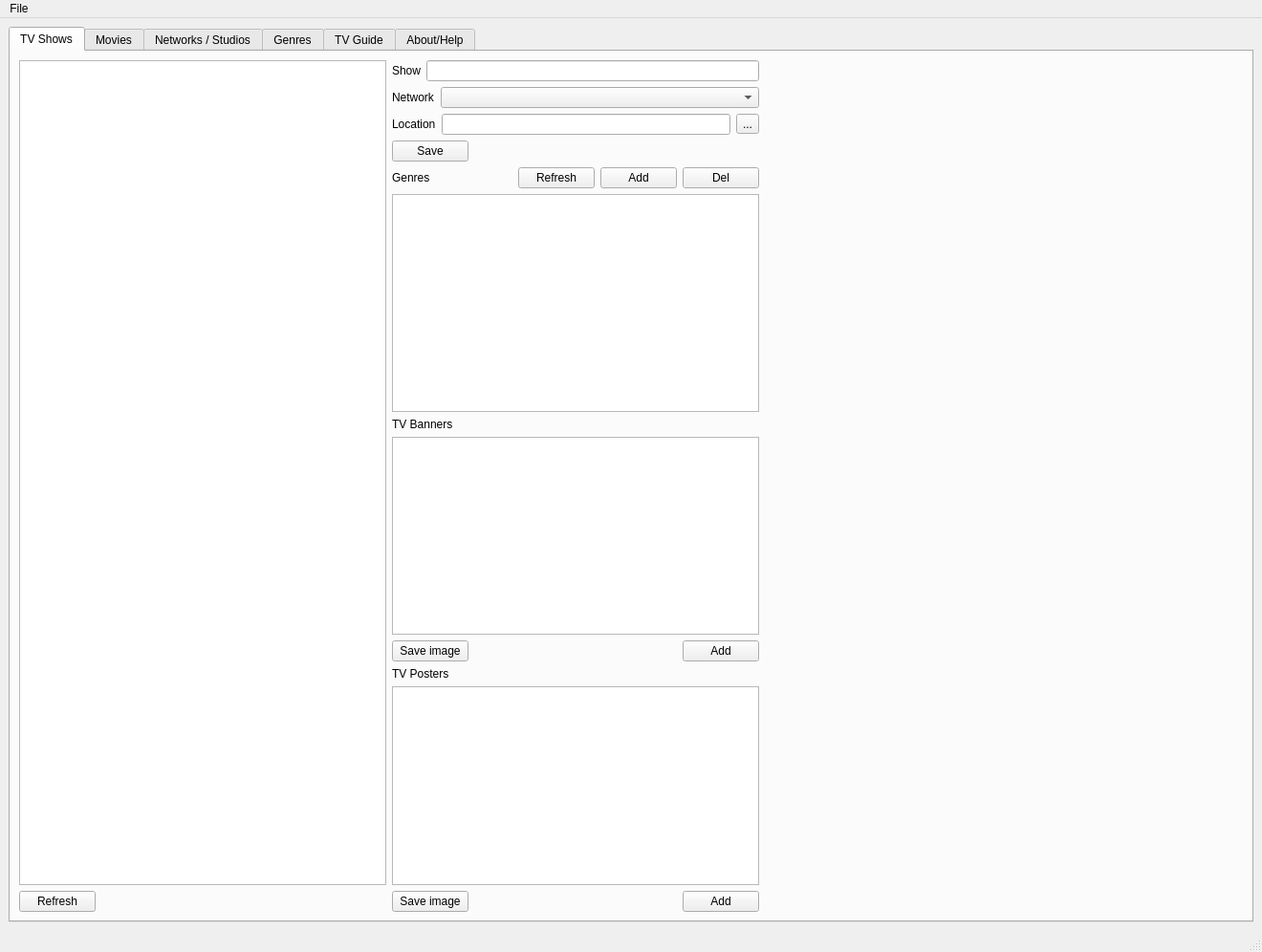
<?xml version="1.0" encoding="UTF-8"?>
<ui version="4.0">
 <class>MainWindow</class>
 <widget class="QMainWindow" name="MainWindow">
  <property name="geometry">
   <rect>
    <x>0</x>
    <y>0</y>
    <width>1320</width>
    <height>996</height>
   </rect>
  </property>
  <property name="windowTitle">
   <string>MainWindow</string>
  </property>
  <widget class="QWidget" name="centralwidget">
   <layout class="QHBoxLayout" name="horizontalLayout">
    <item>
     <widget class="QTabWidget" name="tabWidget">
      <property name="currentIndex">
       <number>0</number>
      </property>
      <widget class="QWidget" name="TVShowsTab">
       <attribute name="title">
        <string>TV Shows</string>
       </attribute>
       <layout class="QHBoxLayout" name="horizontalLayout_2">
        <item>
         <layout class="QVBoxLayout" name="ShowListLayout">
          <item>
           <widget class="QListWidget" name="ShowListWidget"/>
          </item>
          <item>
           <layout class="QHBoxLayout" name="ShowListRefreshLayout">
            <item>
             <widget class="QPushButton" name="ShowListRefreshButton">
              <property name="text">
               <string>Refresh</string>
              </property>
             </widget>
            </item>
            <item>
             <spacer name="ShowListRefreshSpacer">
              <property name="orientation">
               <enum>Qt::Horizontal</enum>
              </property>
              <property name="sizeHint" stdset="0">
               <size>
                <width>40</width>
                <height>20</height>
               </size>
              </property>
             </spacer>
            </item>
           </layout>
          </item>
         </layout>
        </item>
        <item>
         <layout class="QVBoxLayout" name="middleLayout">
          <item>
           <layout class="QHBoxLayout" name="ShowLayout">
            <item>
             <widget class="QLabel" name="label_3">
              <property name="text">
               <string>Show</string>
              </property>
             </widget>
            </item>
            <item>
             <widget class="QLineEdit" name="lineEdit"/>
            </item>
           </layout>
          </item>
          <item>
           <layout class="QHBoxLayout" name="NetworkDropdownLayout">
            <item>
             <widget class="QLabel" name="label_4">
              <property name="text">
               <string>Network</string>
              </property>
             </widget>
            </item>
            <item>
             <widget class="QComboBox" name="comboBox">
              <property name="sizePolicy">
               <sizepolicy hsizetype="Preferred" vsizetype="Fixed">
                <horstretch>1</horstretch>
                <verstretch>0</verstretch>
               </sizepolicy>
              </property>
             </widget>
            </item>
           </layout>
          </item>
          <item>
           <layout class="QHBoxLayout" name="LocationLayout">
            <item>
             <widget class="QLabel" name="label_5">
              <property name="text">
               <string>Location</string>
              </property>
             </widget>
            </item>
            <item>
             <widget class="QLineEdit" name="lineEdit_2"/>
            </item>
            <item>
             <widget class="QToolButton" name="toolButton">
              <property name="text">
               <string>...</string>
              </property>
             </widget>
            </item>
           </layout>
          </item>
          <item>
           <layout class="QHBoxLayout" name="SaveButtonLayout">
            <item>
             <widget class="QPushButton" name="pushButton_5">
              <property name="text">
               <string>Save</string>
              </property>
             </widget>
            </item>
            <item>
             <spacer name="horizontalSpacer_5">
              <property name="orientation">
               <enum>Qt::Horizontal</enum>
              </property>
              <property name="sizeHint" stdset="0">
               <size>
                <width>40</width>
                <height>20</height>
               </size>
              </property>
             </spacer>
            </item>
           </layout>
          </item>
          <item>
           <layout class="QVBoxLayout" name="GenresLayout">
            <item>
             <layout class="QHBoxLayout" name="GenresButtonLayout">
              <item>
               <widget class="QLabel" name="GenresLabel">
                <property name="text">
                 <string>Genres</string>
                </property>
               </widget>
              </item>
              <item>
               <spacer name="horizontalSpacer_4">
                <property name="orientation">
                 <enum>Qt::Horizontal</enum>
                </property>
                <property name="sizeHint" stdset="0">
                 <size>
                  <width>40</width>
                  <height>20</height>
                 </size>
                </property>
               </spacer>
              </item>
              <item>
               <widget class="QPushButton" name="GenresRefreshButton">
                <property name="text">
                 <string>Refresh</string>
                </property>
               </widget>
              </item>
              <item>
               <widget class="QPushButton" name="GenresAddButton">
                <property name="text">
                 <string>Add</string>
                </property>
               </widget>
              </item>
              <item>
               <widget class="QPushButton" name="pushButton_4">
                <property name="text">
                 <string>Del</string>
                </property>
               </widget>
              </item>
             </layout>
            </item>
            <item>
             <widget class="QListWidget" name="listWidget_2"/>
            </item>
           </layout>
          </item>
          <item>
           <layout class="QVBoxLayout" name="TVBannersLayout">
            <item>
             <widget class="QLabel" name="label_2">
              <property name="text">
               <string>TV Banners</string>
              </property>
             </widget>
            </item>
            <item>
             <widget class="QListWidget" name="listWidget_3"/>
            </item>
            <item>
             <layout class="QHBoxLayout" name="TVBannertsButtonLayou">
              <item>
               <widget class="QPushButton" name="pushButton_6">
                <property name="text">
                 <string>Save image</string>
                </property>
               </widget>
              </item>
              <item>
               <spacer name="horizontalSpacer">
                <property name="orientation">
                 <enum>Qt::Horizontal</enum>
                </property>
                <property name="sizeHint" stdset="0">
                 <size>
                  <width>40</width>
                  <height>20</height>
                 </size>
                </property>
               </spacer>
              </item>
              <item>
               <widget class="QPushButton" name="pushButton_7">
                <property name="text">
                 <string>Add</string>
                </property>
               </widget>
              </item>
             </layout>
            </item>
           </layout>
          </item>
          <item>
           <layout class="QVBoxLayout" name="TVPostersLayout">
            <item>
             <widget class="QLabel" name="label_6">
              <property name="text">
               <string>TV Posters</string>
              </property>
             </widget>
            </item>
            <item>
             <widget class="QListWidget" name="listWidget_4"/>
            </item>
            <item>
             <layout class="QHBoxLayout" name="horizontalLayout_6">
              <item>
               <widget class="QPushButton" name="pushButton_10">
                <property name="text">
                 <string>Save image</string>
                </property>
               </widget>
              </item>
              <item>
               <spacer name="horizontalSpacer_3">
                <property name="orientation">
                 <enum>Qt::Horizontal</enum>
                </property>
                <property name="sizeHint" stdset="0">
                 <size>
                  <width>40</width>
                  <height>20</height>
                 </size>
                </property>
               </spacer>
              </item>
              <item>
               <widget class="QPushButton" name="pushButton_11">
                <property name="text">
                 <string>Add</string>
                </property>
               </widget>
              </item>
             </layout>
            </item>
           </layout>
          </item>
         </layout>
        </item>
        <item>
         <layout class="QVBoxLayout" name="ImagesLayout">
          <item>
           <widget class="QWidget" name="ImageTop" native="true">
            <property name="sizePolicy">
             <sizepolicy hsizetype="Preferred" vsizetype="Preferred">
              <horstretch>0</horstretch>
              <verstretch>1</verstretch>
             </sizepolicy>
            </property>
            <property name="minimumSize">
             <size>
              <width>500</width>
              <height>0</height>
             </size>
            </property>
           </widget>
          </item>
          <item>
           <widget class="QWidget" name="ImageBottom" native="true">
            <property name="sizePolicy">
             <sizepolicy hsizetype="Preferred" vsizetype="Preferred">
              <horstretch>0</horstretch>
              <verstretch>2</verstretch>
             </sizepolicy>
            </property>
           </widget>
          </item>
         </layout>
        </item>
       </layout>
      </widget>
      <widget class="QWidget" name="MoviesTab">
       <attribute name="title">
        <string>Movies</string>
       </attribute>
       <layout class="QHBoxLayout" name="horizontalLayout_3">
        <item>
         <widget class="QListWidget" name="ShowListWidget_2"/>
        </item>
        <item>
         <layout class="QVBoxLayout" name="verticalLayout">
          <item>
           <layout class="QHBoxLayout" name="NetworkDropdownLayout_2">
            <item>
             <widget class="QComboBox" name="comboBox_2">
              <property name="sizePolicy">
               <sizepolicy hsizetype="Preferred" vsizetype="Fixed">
                <horstretch>1</horstretch>
                <verstretch>0</verstretch>
               </sizepolicy>
              </property>
             </widget>
            </item>
            <item>
             <widget class="QToolButton" name="toolButton_3">
              <property name="text">
               <string>...</string>
              </property>
             </widget>
            </item>
           </layout>
          </item>
          <item>
           <widget class="QLineEdit" name="lineEdit_4"/>
          </item>
          <item>
           <layout class="QHBoxLayout" name="SaveButtonLayout_2">
            <item>
             <widget class="QPushButton" name="pushButton_12">
              <property name="text">
               <string>Save</string>
              </property>
             </widget>
            </item>
            <item>
             <spacer name="horizontalSpacer_6">
              <property name="orientation">
               <enum>Qt::Horizontal</enum>
              </property>
              <property name="sizeHint" stdset="0">
               <size>
                <width>40</width>
                <height>20</height>
               </size>
              </property>
             </spacer>
            </item>
           </layout>
          </item>
          <item>
           <layout class="QVBoxLayout" name="GenresLayout_2">
            <item>
             <layout class="QHBoxLayout" name="GenresButtonLayout_2">
              <item>
               <widget class="QLabel" name="GenresLabel_2">
                <property name="text">
                 <string>Genres</string>
                </property>
               </widget>
              </item>
              <item>
               <spacer name="horizontalSpacer_7">
                <property name="orientation">
                 <enum>Qt::Horizontal</enum>
                </property>
                <property name="sizeHint" stdset="0">
                 <size>
                  <width>40</width>
                  <height>20</height>
                 </size>
                </property>
               </spacer>
              </item>
              <item>
               <widget class="QPushButton" name="GenresAddButton_2">
                <property name="text">
                 <string>Add</string>
                </property>
               </widget>
              </item>
              <item>
               <widget class="QPushButton" name="pushButton_13">
                <property name="text">
                 <string>Del</string>
                </property>
               </widget>
              </item>
             </layout>
            </item>
            <item>
             <widget class="QListWidget" name="listWidget_5"/>
            </item>
           </layout>
          </item>
          <item>
           <layout class="QVBoxLayout" name="TVBannersLayout_2">
            <item>
             <widget class="QListWidget" name="listWidget_6"/>
            </item>
            <item>
             <layout class="QHBoxLayout" name="TVBannertsButtonLayou_2">
              <item>
               <widget class="QPushButton" name="pushButton_14">
                <property name="text">
                 <string>Save image</string>
                </property>
               </widget>
              </item>
              <item>
               <spacer name="horizontalSpacer_8">
                <property name="orientation">
                 <enum>Qt::Horizontal</enum>
                </property>
                <property name="sizeHint" stdset="0">
                 <size>
                  <width>40</width>
                  <height>20</height>
                 </size>
                </property>
               </spacer>
              </item>
              <item>
               <widget class="QPushButton" name="pushButton_15">
                <property name="text">
                 <string>Add</string>
                </property>
               </widget>
              </item>
             </layout>
            </item>
           </layout>
          </item>
         </layout>
        </item>
        <item>
         <layout class="QVBoxLayout" name="ImagesLayout_2">
          <item>
           <widget class="QWidget" name="ImageTop_2" native="true">
            <property name="sizePolicy">
             <sizepolicy hsizetype="Preferred" vsizetype="Preferred">
              <horstretch>0</horstretch>
              <verstretch>1</verstretch>
             </sizepolicy>
            </property>
            <property name="minimumSize">
             <size>
              <width>500</width>
              <height>0</height>
             </size>
            </property>
           </widget>
          </item>
         </layout>
        </item>
       </layout>
       <zorder>layoutWidget_2</zorder>
       <zorder>layoutWidget_3</zorder>
       <zorder>layoutWidget_4</zorder>
       <zorder>ShowListWidget_2</zorder>
      </widget>
      <widget class="QWidget" name="NetworksStudiosTab">
       <attribute name="title">
        <string>Networks / Studios</string>
       </attribute>
       <layout class="QHBoxLayout" name="horizontalLayout_4">
        <item>
         <layout class="QVBoxLayout" name="verticalLayout_4">
          <item>
           <widget class="QLabel" name="label">
            <property name="text">
             <string>TV Networks</string>
            </property>
           </widget>
          </item>
          <item>
           <widget class="QListWidget" name="listWidget"/>
          </item>
         </layout>
        </item>
        <item>
         <layout class="QVBoxLayout" name="verticalLayout_2">
          <item>
           <widget class="QListWidget" name="listWidget_8">
            <property name="sizePolicy">
             <sizepolicy hsizetype="Expanding" vsizetype="Expanding">
              <horstretch>1</horstretch>
              <verstretch>1</verstretch>
             </sizepolicy>
            </property>
           </widget>
          </item>
          <item>
           <widget class="QWidget" name="widget" native="true">
            <property name="sizePolicy">
             <sizepolicy hsizetype="Preferred" vsizetype="Preferred">
              <horstretch>1</horstretch>
              <verstretch>1</verstretch>
             </sizepolicy>
            </property>
           </widget>
          </item>
         </layout>
        </item>
        <item>
         <layout class="QVBoxLayout" name="verticalLayout_5">
          <item>
           <widget class="QLabel" name="label_7">
            <property name="text">
             <string>Movie Studios</string>
            </property>
           </widget>
          </item>
          <item>
           <widget class="QListWidget" name="listWidget_7"/>
          </item>
         </layout>
        </item>
        <item>
         <layout class="QVBoxLayout" name="verticalLayout_3">
          <item>
           <widget class="QListWidget" name="listWidget_9">
            <property name="sizePolicy">
             <sizepolicy hsizetype="Expanding" vsizetype="Expanding">
              <horstretch>1</horstretch>
              <verstretch>1</verstretch>
             </sizepolicy>
            </property>
           </widget>
          </item>
          <item>
           <widget class="QWidget" name="widget_3" native="true">
            <property name="sizePolicy">
             <sizepolicy hsizetype="Preferred" vsizetype="Preferred">
              <horstretch>1</horstretch>
              <verstretch>1</verstretch>
             </sizepolicy>
            </property>
           </widget>
          </item>
         </layout>
        </item>
        <item>
         <widget class="QWidget" name="widget_2" native="true"/>
        </item>
       </layout>
      </widget>
      <widget class="QWidget" name="GenresTab">
       <attribute name="title">
        <string>Genres</string>
       </attribute>
       <layout class="QHBoxLayout" name="horizontalLayout_7">
        <item>
         <widget class="QListWidget" name="listWidget_12"/>
        </item>
        <item>
         <layout class="QVBoxLayout" name="verticalLayout_6">
          <item>
           <widget class="QLabel" name="label_8">
            <property name="text">
             <string>TV Shows</string>
            </property>
           </widget>
          </item>
          <item>
           <widget class="QListWidget" name="listWidget_10"/>
          </item>
         </layout>
        </item>
        <item>
         <layout class="QVBoxLayout" name="verticalLayout_7">
          <item>
           <widget class="QLabel" name="label_9">
            <property name="text">
             <string>Movies</string>
            </property>
           </widget>
          </item>
          <item>
           <widget class="QListWidget" name="listWidget_11"/>
          </item>
         </layout>
        </item>
       </layout>
      </widget>
      <widget class="QWidget" name="TVGuideTab">
       <attribute name="title">
        <string>TV Guide</string>
       </attribute>
       <layout class="QHBoxLayout" name="horizontalLayout_10">
        <item>
         <layout class="QVBoxLayout" name="verticalLayout_9">
          <item>
           <widget class="QListWidget" name="listWidget_13"/>
          </item>
          <item>
           <layout class="QHBoxLayout" name="horizontalLayout_11">
            <item>
             <widget class="QPushButton" name="pushButton">
              <property name="text">
               <string>Add</string>
              </property>
             </widget>
            </item>
            <item>
             <widget class="QPushButton" name="pushButton_2">
              <property name="text">
               <string>Del</string>
              </property>
             </widget>
            </item>
            <item>
             <widget class="QPushButton" name="pushButton_3">
              <property name="text">
               <string>Save</string>
              </property>
             </widget>
            </item>
           </layout>
          </item>
         </layout>
        </item>
        <item>
         <layout class="QVBoxLayout" name="verticalLayout_28">
          <item>
           <layout class="QHBoxLayout" name="horizontalLayout_9">
            <item>
             <layout class="QVBoxLayout" name="verticalLayout_24">
              <item>
               <widget class="QLabel" name="label_10">
                <property name="text">
                 <string>Channel X</string>
                </property>
               </widget>
              </item>
              <item>
               <layout class="QHBoxLayout" name="horizontalLayout_8">
                <item>
                 <layout class="QVBoxLayout" name="verticalLayout_19">
                  <item>
                   <widget class="QLabel" name="label_11">
                    <property name="text">
                     <string>Name:</string>
                    </property>
                   </widget>
                  </item>
                  <item>
                   <widget class="QLabel" name="label_12">
                    <property name="text">
                     <string>Type:</string>
                    </property>
                   </widget>
                  </item>
                  <item>
                   <widget class="QLabel" name="label_25">
                    <property name="text">
                     <string/>
                    </property>
                   </widget>
                  </item>
                 </layout>
                </item>
                <item>
                 <layout class="QVBoxLayout" name="verticalLayout_8">
                  <item>
                   <widget class="QLineEdit" name="lineEdit_3">
                    <property name="sizePolicy">
                     <sizepolicy hsizetype="Expanding" vsizetype="Fixed">
                      <horstretch>1</horstretch>
                      <verstretch>0</verstretch>
                     </sizepolicy>
                    </property>
                   </widget>
                  </item>
                  <item>
                   <widget class="QComboBox" name="comboBox_3">
                    <property name="sizePolicy">
                     <sizepolicy hsizetype="Preferred" vsizetype="Fixed">
                      <horstretch>1</horstretch>
                      <verstretch>0</verstretch>
                     </sizepolicy>
                    </property>
                   </widget>
                  </item>
                  <item>
                   <widget class="QComboBox" name="comboBox_4">
                    <property name="sizePolicy">
                     <sizepolicy hsizetype="Preferred" vsizetype="Fixed">
                      <horstretch>1</horstretch>
                      <verstretch>0</verstretch>
                     </sizepolicy>
                    </property>
                   </widget>
                  </item>
                 </layout>
                </item>
               </layout>
              </item>
              <item>
               <spacer name="verticalSpacer_2">
                <property name="orientation">
                 <enum>Qt::Vertical</enum>
                </property>
                <property name="sizeHint" stdset="0">
                 <size>
                  <width>20</width>
                  <height>40</height>
                 </size>
                </property>
               </spacer>
              </item>
             </layout>
            </item>
            <item>
             <spacer name="horizontalSpacer_9">
              <property name="orientation">
               <enum>Qt::Horizontal</enum>
              </property>
              <property name="sizeHint" stdset="0">
               <size>
                <width>40</width>
                <height>20</height>
               </size>
              </property>
             </spacer>
            </item>
            <item>
             <layout class="QVBoxLayout" name="verticalLayout_27">
              <item>
               <widget class="QCheckBox" name="checkBox">
                <property name="text">
                 <string>Display logo</string>
                </property>
               </widget>
              </item>
              <item>
               <widget class="QCheckBox" name="checkBox_2">
                <property name="text">
                 <string>Force random mode</string>
                </property>
               </widget>
              </item>
              <item>
               <widget class="QCheckBox" name="checkBox_3">
                <property name="text">
                 <string>Force resume mode</string>
                </property>
               </widget>
              </item>
              <item>
               <widget class="QCheckBox" name="checkBox_4">
                <property name="text">
                 <string>Only play unwatched</string>
                </property>
               </widget>
              </item>
              <item>
               <widget class="QCheckBox" name="checkBox_5">
                <property name="text">
                 <string>Only play watched</string>
                </property>
               </widget>
              </item>
              <item>
               <widget class="QCheckBox" name="checkBox_6">
                <property name="text">
                 <string>Exclude Strms?</string>
                </property>
               </widget>
              </item>
              <item>
               <widget class="QCheckBox" name="checkBox_7">
                <property name="text">
                 <string>Exclude BCTs?</string>
                </property>
               </widget>
              </item>
              <item>
               <widget class="QCheckBox" name="checkBox_8">
                <property name="text">
                 <string>Disable ComingUp Popup</string>
                </property>
               </widget>
              </item>
              <item>
               <spacer name="verticalSpacer_3">
                <property name="orientation">
                 <enum>Qt::Vertical</enum>
                </property>
                <property name="sizeHint" stdset="0">
                 <size>
                  <width>20</width>
                  <height>40</height>
                 </size>
                </property>
               </spacer>
              </item>
             </layout>
            </item>
            <item>
             <layout class="QVBoxLayout" name="verticalLayout_26">
              <item>
               <widget class="QCheckBox" name="checkBox_9">
                <property name="text">
                 <string>Don't play this channel</string>
                </property>
               </widget>
              </item>
              <item>
               <widget class="QCheckBox" name="checkBox_10">
                <property name="text">
                 <string>Force real-time mode</string>
                </property>
               </widget>
              </item>
              <item>
               <widget class="QCheckBox" name="checkBox_11">
                <property name="text">
                 <string>Pause when not watching</string>
                </property>
               </widget>
              </item>
              <item>
               <widget class="QCheckBox" name="checkBox_12">
                <property name="text">
                 <string>Play shows in order</string>
                </property>
               </widget>
              </item>
              <item>
               <layout class="QVBoxLayout" name="verticalLayout_25">
                <item>
                 <widget class="QLabel" name="label_30">
                  <property name="text">
                   <string>Reset Every X Hours</string>
                  </property>
                 </widget>
                </item>
                <item>
                 <widget class="QLineEdit" name="lineEdit_9"/>
                </item>
                <item>
                 <spacer name="verticalSpacer">
                  <property name="orientation">
                   <enum>Qt::Vertical</enum>
                  </property>
                  <property name="sizeHint" stdset="0">
                   <size>
                    <width>20</width>
                    <height>40</height>
                   </size>
                  </property>
                 </spacer>
                </item>
               </layout>
              </item>
             </layout>
            </item>
           </layout>
          </item>
          <item>
           <layout class="QHBoxLayout" name="horizontalLayout_21">
            <item>
             <layout class="QVBoxLayout" name="verticalLayout_23">
              <item>
               <widget class="QLabel" name="label_29">
                <property name="text">
                 <string> </string>
                </property>
               </widget>
              </item>
              <item>
               <widget class="QListWidget" name="listWidget_36"/>
              </item>
              <item>
               <layout class="QHBoxLayout" name="horizontalLayout_25"/>
              </item>
             </layout>
            </item>
            <item>
             <layout class="QVBoxLayout" name="verticalLayout_22">
              <item>
               <widget class="QLabel" name="label_28">
                <property name="text">
                 <string>Interleaved Channels</string>
                </property>
                <property name="alignment">
                 <set>Qt::AlignCenter</set>
                </property>
               </widget>
              </item>
              <item>
               <widget class="QListWidget" name="listWidget_35"/>
              </item>
              <item>
               <layout class="QHBoxLayout" name="horizontalLayout_24">
                <item>
                 <spacer name="horizontalSpacer_18">
                  <property name="orientation">
                   <enum>Qt::Horizontal</enum>
                  </property>
                  <property name="sizeHint" stdset="0">
                   <size>
                    <width>40</width>
                    <height>20</height>
                   </size>
                  </property>
                 </spacer>
                </item>
                <item>
                 <widget class="QPushButton" name="pushButton_37">
                  <property name="text">
                   <string>Del</string>
                  </property>
                 </widget>
                </item>
               </layout>
              </item>
             </layout>
            </item>
            <item>
             <layout class="QVBoxLayout" name="verticalLayout_21">
              <item>
               <widget class="QLabel" name="label_27">
                <property name="text">
                 <string>Channel Scheduling</string>
                </property>
                <property name="alignment">
                 <set>Qt::AlignCenter</set>
                </property>
               </widget>
              </item>
              <item>
               <widget class="QListWidget" name="listWidget_34"/>
              </item>
              <item>
               <layout class="QHBoxLayout" name="horizontalLayout_23">
                <item>
                 <widget class="QPushButton" name="pushButton_34">
                  <property name="text">
                   <string>Add</string>
                  </property>
                 </widget>
                </item>
                <item>
                 <widget class="QPushButton" name="pushButton_35">
                  <property name="text">
                   <string>Del</string>
                  </property>
                 </widget>
                </item>
                <item>
                 <spacer name="horizontalSpacer_20">
                  <property name="orientation">
                   <enum>Qt::Horizontal</enum>
                  </property>
                  <property name="sizeHint" stdset="0">
                   <size>
                    <width>40</width>
                    <height>20</height>
                   </size>
                  </property>
                 </spacer>
                </item>
               </layout>
              </item>
             </layout>
            </item>
            <item>
             <layout class="QVBoxLayout" name="verticalLayout_20">
              <item>
               <widget class="QLabel" name="label_26">
                <property name="text">
                 <string>Don't Include these shows</string>
                </property>
                <property name="alignment">
                 <set>Qt::AlignCenter</set>
                </property>
               </widget>
              </item>
              <item>
               <widget class="QListWidget" name="listWidget_33"/>
              </item>
              <item>
               <layout class="QHBoxLayout" name="horizontalLayout_22">
                <item>
                 <widget class="QPushButton" name="pushButton_32">
                  <property name="text">
                   <string>Add</string>
                  </property>
                 </widget>
                </item>
                <item>
                 <widget class="QPushButton" name="pushButton_33">
                  <property name="text">
                   <string>Del</string>
                  </property>
                 </widget>
                </item>
                <item>
                 <spacer name="horizontalSpacer_19">
                  <property name="orientation">
                   <enum>Qt::Horizontal</enum>
                  </property>
                  <property name="sizeHint" stdset="0">
                   <size>
                    <width>40</width>
                    <height>20</height>
                   </size>
                  </property>
                 </spacer>
                </item>
               </layout>
              </item>
             </layout>
            </item>
           </layout>
          </item>
         </layout>
        </item>
       </layout>
      </widget>
      <widget class="QWidget" name="tab_6">
       <attribute name="title">
        <string>About/Help</string>
       </attribute>
      </widget>
     </widget>
    </item>
   </layout>
  </widget>
  <widget class="QMenuBar" name="menubar">
   <property name="geometry">
    <rect>
     <x>0</x>
     <y>0</y>
     <width>1320</width>
     <height>31</height>
    </rect>
   </property>
   <widget class="QMenu" name="menuFile">
    <property name="title">
     <string>File</string>
    </property>
    <addaction name="actionSettings"/>
    <addaction name="actionExit"/>
   </widget>
   <addaction name="menuFile"/>
  </widget>
  <widget class="QStatusBar" name="statusbar"/>
  <action name="actionSettings">
   <property name="text">
    <string>Settings</string>
   </property>
  </action>
  <action name="actionExit">
   <property name="text">
    <string>Exit</string>
   </property>
  </action>
 </widget>
 <resources/>
 <connections/>
</ui>
